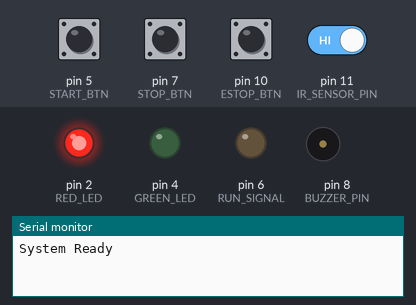
Recording of a sketch running on a simulated Arduino Uno, built with avr-gcc and run on an emulated ATmega328P. On the bench: output pins drawn as LEDs (lit = HIGH), buzzer (waves = sounding), the last lines printed to the serial monitor. Dashed ring = blinking. The test bench sets the inputs (shaded band); at power-on: pin 5 (START_BTN), pin 7 (STOP_BTN), pin 10 (ESTOP_BTN), pin 11 (IR_SENSOR_PIN) HIGH.

Above: at 1.2 s.
1.3 s: pin 5 (START_BTN) pulled LOW for 0.15 s
At 4.0 s:
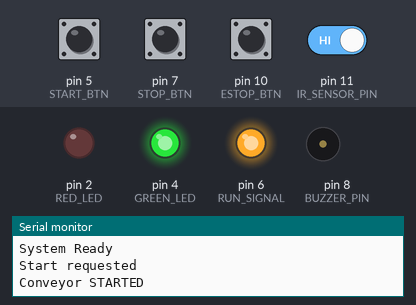
4.3 s: pin 7 (STOP_BTN) pulled LOW for 0.15 s
At 4.74 s:
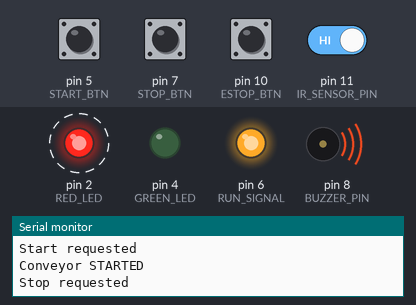
7.3 s: pin 10 (ESTOP_BTN) pulled LOW for 0.15 s
At 8.5 s:
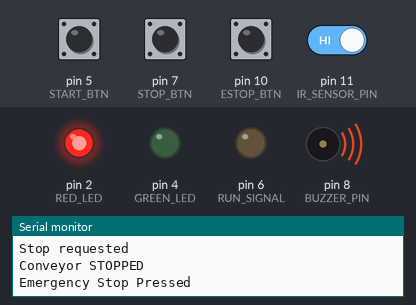
10.4 s: pin 11 (IR_SENSOR_PIN) driven LOW
At 11.6 s:
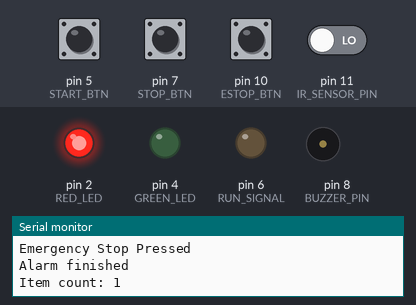
11.9 s: pin 5 (START_BTN) pulled LOW for 1 s
At 12.34 s:
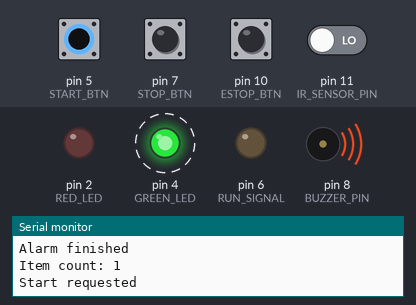
15.1 s: pin 7 (STOP_BTN) pulled LOW for 1 s
At 15.24 s:
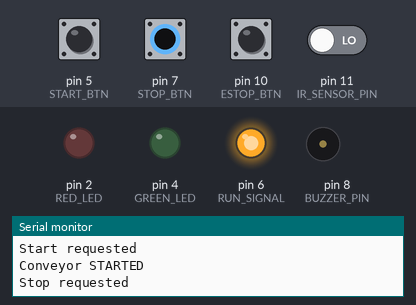
Timing chart, 0 to 18.4 s (numbered marks = the images above; inputs shaded):
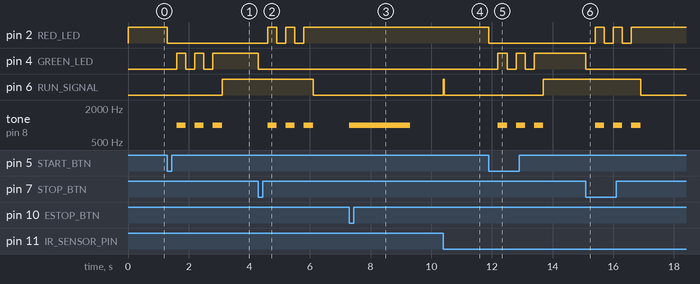

The sketch:

arduino_code_04_24.ino
```cpp
// ===============================
// Arduino Conveyor Controller with E-stop, start push button, stop pushbutton, and LED indicator lights
// START: Blink 3x then run
// STOP: Blink 3x then stop
// ESTOP: Stop the conveyor immediately and sound alarm for 2 seconds
// ===============================

//define the pin that connects the Arduino to the ESP32 to send a run signal to the ESP32
#define RUN_SIGNAL 6

// LED output pins
#define RED_LED       2
#define YELLOW_LED    3
#define GREEN_LED     4

// Button inputs
// uses INPUT_PULLUP where pressed = low
#define START_BTN     5
#define STOP_BTN      7
#define ESTOP_BTN     10

// Buzzer inputs
#define BUZZER_PIN    8
#define BUZZER_FREQ   1000 // loudest setting on buzzer (frequency hz)

//IR sensor
#define IR_SENSOR_PIN 11

// --------------------------
// Main Conveyor State Flag
// true = conveyor running
// false = conveyor stopped
// --------------------------
bool conveyorRunning = false;

// --------------------------
// Blink state
// --------------------------

/*
Variables are defined as found in the Arduino docs. <https://docs.arduino.cc/learn/programming/sketches/>
The docs define the type of variablem the name, and then the value
*/

unsigned long lastBlinkTime = 0;    //last time the LED was toggled
unsigned long blinkInterval = 300;  // time between toggles in ms
int blinkCount = 0;                 //vamount of blinks completed
int blinkTarget = 0;                //vdesired amount of blinks
bool blinking = false;              // is it currently blinking
bool blinkRed = false;
bool blinkGreen = false;
bool buzzerOn = false;

// --------------------------
// Pending Action Flags
// These flags delay the start and stop until after the blinking finishes
// --------------------------
bool pendingStart = false;
bool pendingStop = false;

// --------------------------
// E-stop state variables
// --------------------------
bool estopActive = false;           //true while e-stop is pressed
unsigned long estopBuzzerStart = 0; //when alarm started
bool estopBuzzerPlaying = false;    //true while alarm is on

bool lastObjectDetected = false;
unsigned int itemCount = 0;

// --------------------------
// Setup: Runs once when it is powered on
// --------------------------
void setup() {
  // serial monitor for debugging
  Serial.begin(115200);

  /*
  pinMode can also be found in the Arduino docs. Arduino states that you can pass two parameters to pinMode(),
  "These parameters are used by the pinMode() function to decide which pin and mode to set."
  <https://docs.arduino.cc/learn/programming/sketches/>
  */

  // configure the LED pins are outputs
  pinMode(RED_LED, OUTPUT);
  pinMode(YELLOW_LED, INPUT);       // yellow light is currently unused
  pinMode(GREEN_LED, OUTPUT);

  // configure buttons with internal pullups
  pinMode(START_BTN, INPUT_PULLUP);
  pinMode(STOP_BTN, INPUT_PULLUP);
  pinMode(ESTOP_BTN, INPUT_PULLUP);

  // configure buzzer and run signal outputs
  pinMode(BUZZER_PIN, OUTPUT);
  pinMode(RUN_SIGNAL, OUTPUT);

  //configure IR sensor
  pinMode(IR_SENSOR_PIN, INPUT);

  /*
  digitalWrite can also be found in Arduino docs. Arduino states,
  "The digitalWrite() functions outputs a value on a pin."
  <https://docs.arduino.cc/learn/programming/sketches/>
  */

  // make sure the conveyor starts in the off position
  digitalWrite(RUN_SIGNAL, LOW);

  // set LEDs to stopped state
  showStopped(); //function declared below
  Serial.println("System Ready");
}


// --------------------------
// Main Loop: runs repeatedly
// --------------------------
void loop() {
  //grab current time for non-blocking timing
  unsigned long currentMillis = millis();

  int sensorState = digitalRead(IR_SENSOR_PIN);
  bool objectDetected = (sensorState == LOW);

  // Only trigger when object FIRST appears
  if (objectDetected && !lastObjectDetected) {
    itemCount++;

    Serial.print("Item count: ");
    Serial.println(itemCount);

    // Send pulse to ESP32
    digitalWrite(RUN_SIGNAL, HIGH);
    delay(20);  // short pulse
    digitalWrite(RUN_SIGNAL, LOW);
  }

// Save state for next loop
lastObjectDetected = objectDetected;

// --------------------------
// Emergency Stop
// Immediate stop and two second alarm
// --------------------------

/*
digitalRead reads the value from the specified digital pin.
Obtained from Arduino docs <https://docs.arduino.cc/language-reference/en/functions/digital-io/digitalread/>
*/
  if (digitalRead(ESTOP_BTN) == LOW) {
    if (!estopActive) {  // Only trigger once per press
      estopActive = true;

      // Cancel any pending actions
      pendingStart = false;
      pendingStop = false;

      // IMMEDIATELY stop conveyor
      conveyorRunning = false;
      blinking = false;  // Stop any blinking sequence

      // Force run signal low (stops conveyor immediately)
      digitalWrite(RUN_SIGNAL, LOW);

      // Set LED to solid red immediately
      digitalWrite(GREEN_LED, LOW);
      digitalWrite(RED_LED, HIGH);

      /*
      tone is also found in the Arduino docs. Arduino states, "Generates a square wave of the
      specified frequency (and 50% duty cycle) on a pin. A duration can be specified,
      otherwise the wave continues until a call to noTone()."
      <https://docs.arduino.cc/language-reference/en/functions/advanced-io/tone/>
      */

      // Start 2-second buzzer alarm
      tone(BUZZER_PIN, BUZZER_FREQ);

      /*
      millis is found in Arduino docs. Current millis comes from defined variable above.
      Declaring the variable ensures that it is called once and not repetively in the loops.
      Arduino states, "This function returns the number of milliseconds passed since the
      program started. Data type: unsigned long." This value is being stored and can be reused, such
      as here.
      <https://docs.arduino.cc/language-reference/en/functions/time/millis/>
      */

      estopBuzzerStart = currentMillis;
      estopBuzzerPlaying = true;

      Serial.println("Emergency Stop Pressed");
    }
  } else {
    // When E-stop button is released
    if (estopActive) {
      estopActive = false;
    }
  }

  // Handle 2-second buzzer timing for E-stop
  if (estopBuzzerPlaying) {
    if (currentMillis - estopBuzzerStart >= 2000) {
      noTone(BUZZER_PIN);
      estopBuzzerPlaying = false;
      Serial.println("Alarm finished");
    }
  }

  // --------------------------
  // Start Button
  // --------------------------

  // If the estop is not active, the buzzer is not on, and the light is not blinking
  // then the start button will work
  if (!estopActive && !estopBuzzerPlaying && !blinking) {
    if (digitalRead(START_BTN) == LOW && !conveyorRunning) {
      // Start blinking green 3 times, but don't start conveyor yet
      startBlink(true, 3); // green blink 3 times
      pendingStart = true;  // start after blinking
      pendingStop = false;  // Cancel any pending stop
      Serial.println("Start requested");
    }
    // --------------------------
    // Stop Button
    // --------------------------

    // if the stop button is not active and the conveyor is running, begin the stopping process
    if (digitalRead(STOP_BTN) == LOW && conveyorRunning) {
      // Start blinking red 3 times, but don't stop conveyor yet
      startBlink(false, 3); // red blink 3 times
      pendingStop = true;   // Mark that we want to stop after blinking
      pendingStart = false; // Cancel any pending start
      Serial.println("Stop requested");
    }
  }
  // --------------------------
  // Handle Blinking
  // --------------------------
  if (!estopActive && !estopBuzzerPlaying && blinking && currentMillis - lastBlinkTime >= blinkInterval) {
    lastBlinkTime = currentMillis;

    if (buzzerOn) {
      // Turn off LED and buzzer: end of one blink
      if (blinkGreen) digitalWrite(GREEN_LED, LOW);
      if (blinkRed)   digitalWrite(RED_LED, LOW);
      //buzzer is turned off if it is still on
      noTone(BUZZER_PIN);
      buzzerOn = false;

      blinkCount++;  // count completed blink
    } else {
      // Turn on LED and buzzer → start of blink
      if (blinkGreen) digitalWrite(GREEN_LED, HIGH);
      if (blinkRed)   digitalWrite(RED_LED, HIGH);
      tone(BUZZER_PIN, BUZZER_FREQ);
      buzzerOn = true;
    }

    // Check if blinking is done
    if (blinkCount >= blinkTarget) {
      blinking = false;
      buzzerOn = false;
      noTone(BUZZER_PIN);

      // Execute pending action AFTER blinking is complete
      if (pendingStart) {
        // Start the conveyor after blinking
        conveyorRunning = true;
        digitalWrite(GREEN_LED, HIGH);
        digitalWrite(RED_LED, LOW);
        digitalWrite(RUN_SIGNAL, HIGH);
        pendingStart = false;

        Serial.println("Conveyor STARTED");
      }
      else if (pendingStop) {
        // Stop the conveyor
        conveyorRunning = false;
        digitalWrite(RED_LED, HIGH);
        digitalWrite(GREEN_LED, LOW);
        digitalWrite(RUN_SIGNAL, LOW);
        pendingStop = false;

        Serial.println("Conveyor STOPPED");
      }
      else {
        // Just blinking without action (catch all)
        if (blinkGreen) {
          digitalWrite(GREEN_LED, LOW);
          digitalWrite(RED_LED, HIGH);
        } else if (blinkRed) {
          digitalWrite(RED_LED, HIGH);
          digitalWrite(GREEN_LED, LOW);
        }
      }
    }
  }
}

// =========================
// Start a blink sequence
// green=true green light on, red=false red light on
// =========================
void startBlink(bool green, int times) {
  blinking = true;
  blinkGreen = green;
  blinkRed = !green;
  blinkCount = 0;
  blinkTarget = times; // 3 complete blinks
  lastBlinkTime = millis();
  buzzerOn = false;

  // Make sure the other LED is off during blinking
  if (green) {
    digitalWrite(RED_LED, LOW);
    digitalWrite(GREEN_LED, LOW); // Start off
  } else {
    digitalWrite(GREEN_LED, LOW);
    digitalWrite(RED_LED, LOW);   // Start off
  }

  // RUN_SIGNAL does NOT change during blinking
  // It will change AFTER blinking when pending action executes
}

// =========================
// Show stopped state
// =========================
// used above for e-stop, ensures run signal is turned off so conveyor stops
void showStopped() {
  digitalWrite(GREEN_LED, LOW);
  digitalWrite(RED_LED, HIGH);
  digitalWrite(RUN_SIGNAL, LOW);
}
```

Measured:
- after the input at 1.3 s, pin 2 (RED_LED): HIGH → LOW at once; pin 4 (GREEN_LED): alternates HIGH for 0.30 s and LOW for 0.30 s, 5 changes in all, then stays HIGH, starting after 0.30 s
- after the input at 4.3 s, pin 2 (RED_LED): alternates HIGH for 0.30 s and LOW for 0.30 s, 5 changes in all, then stays HIGH, starting after 0.30 s; pin 4 (GREEN_LED): HIGH → LOW at once
- after the input at 7.3 s, tone on pin 8 (BUZZER_PIN): silent → 1000 Hz at once, → silent 2.0 s later
- after the input at 10.4 s, pin 6 (RUN_SIGNAL): LOW → HIGH at once, → LOW 0.02 s later
- after the input at 11.9 s, pin 2 (RED_LED): HIGH → LOW at once; pin 4 (GREEN_LED): alternates HIGH for 0.30 s and LOW for 0.30 s, 5 changes in all, then stays HIGH, starting after 0.30 s
- after the input at 15.1 s, pin 2 (RED_LED): alternates HIGH for 0.30 s and LOW for 0.30 s, 5 changes in all, then stays HIGH, starting after 0.30 s; pin 4 (GREEN_LED): HIGH → LOW at once
